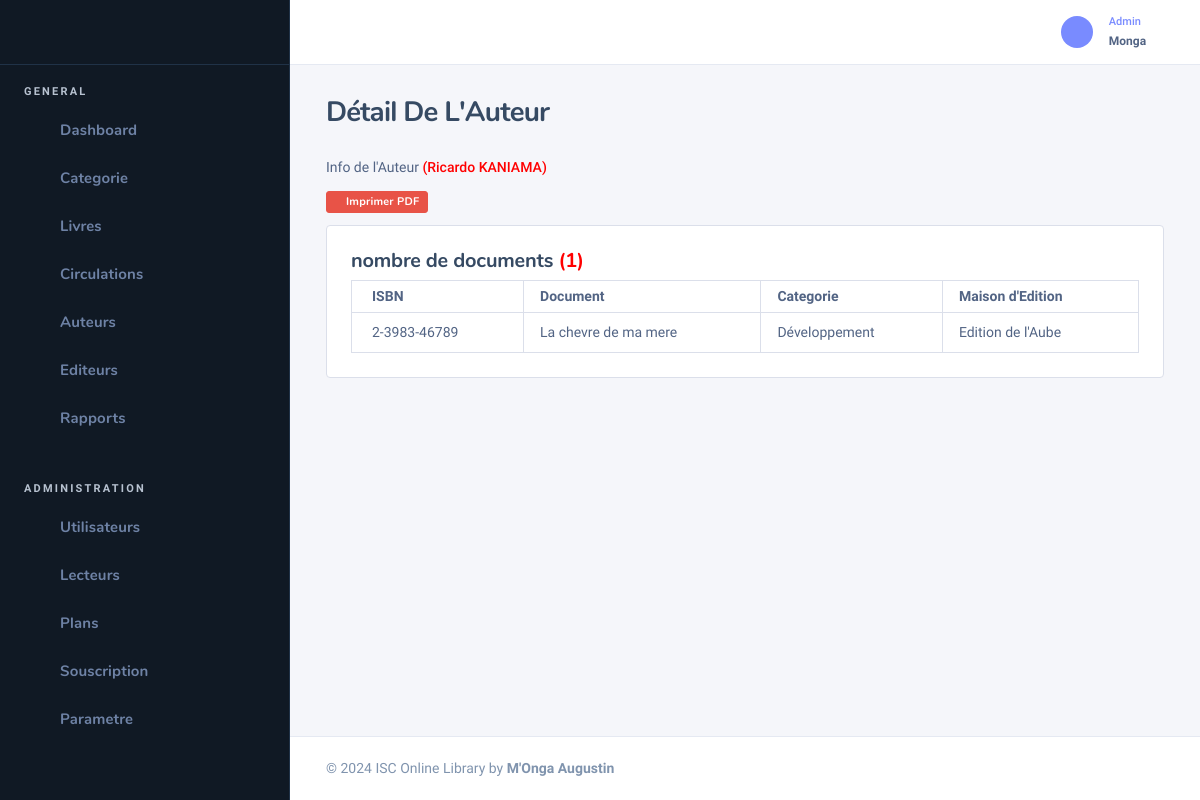
The page /detailA?id=6 (signed in) on the database its author committed.
### tables this page shows
CREATE TABLE `tbl_authors` (
  `id_author` int(11) NOT NULL,
  `names` varchar(20) DEFAULT NULL
);

CREATE TABLE `tbl_books` (
  `id_book` int(11) NOT NULL,
  `titre` varchar(100) DEFAULT NULL,
  `typeDoc` enum('Ouvrage','TFC','Memoire','Rapport de Stage','Projet Tututoré') DEFAULT NULL,
  `isbn` varchar(100) DEFAULT NULL,
  `book_file` varchar(100) DEFAULT NULL,
  `descr` varchar(200) DEFAULT NULL,
  `format` enum('ebook','paper') DEFAULT NULL,
  `qty` int(11) NOT NULL DEFAULT 1,
  `nbr_page` int(11) DEFAULT NULL,
  `edition` varchar(100) DEFAULT NULL,
  `id_author` int(11) DEFAULT NULL,
  `id_genre` int(11) DEFAULT NULL,
  `id_book_language` int(11) DEFAULT NULL,
  `publisher_id` int(11) DEFAULT NULL,
  `created_at` timestamp NOT NULL DEFAULT current_timestamp(),
  `statut` enum('0','1') DEFAULT NULL
);

CREATE TABLE `tbl_genres` (
  `id_genre` int(11) NOT NULL,
  `name` varchar(50) DEFAULT NULL,
  `description` varchar(150) DEFAULT NULL
);

CREATE TABLE `tbl_publishers` (
  `publisher_id` int(11) NOT NULL,
  `name` varchar(50) NOT NULL,
  `lieu` varchar(140) NOT NULL
);

### Models/Admin/book.class.php (called while the page is built, shortened)
<?php
class Book
{
    public function getAuthor($id)
    {
        $db = getConnection();
        $statement = $db->prepare("SELECT * FROM tbl_authors where id_author=?");
        $statement->execute([$id]);
        $tbP =  $statement->fetchObject();
        return $tbP;
    }
    public function getCAuthorBook($id)
    {
        $db = getConnection();
        $statement = $db->prepare("SELECT COUNT(*) as nb  FROM tbl_books as b,tbl_publishers as p, tbl_genres as g, tbl_authors as a, tbl_books_language as bl
        WHERE bl.id_book_language = b.id_book_language and b.id_genre = g.id_genre and b.id_author = a.id_author and p.publisher_id = b.publisher_id and a.id_author=?");
        $statement->execute([$id]);
        $tbP =  $statement->fetchObject();
        return $tbP;
    }
    public function getAuthorBook($id)
    {
        $db = getConnection();
        $statement = $db->prepare("SELECT  id_book,qty, titre, typeDoc, isbn, book_file, descr, format, nbr_page, edition, a.names as auteur, g.name as genre, bl.names as bl, p.name as publisher, b.statut  FROM tbl_books as b,tbl_publishers as p, tbl_genres as g, tbl_authors as a, tbl_books_language as bl
        WHERE bl.id_book_language = b.id_book_language and b.id_genre = g.id_genre and b.id_author = a.id_author and p.publisher_id = b.publisher_id and a.id_author=?");
        $statement->execute([$id]);
        $tbP =  $statement->fetchObject();
        return $tbP;
    }
}

### Vues/Admin/detailA.php (the view, shortened to what this page needs)
<div class="panel-heading">
  Info de l'Auteur <strong style="color:red">(<?=$dat->names?>)</strong>
</div>
<?php if($_SESSION['role']!='Membre'):?>
                    <button class="btn btn-danger pull-right my-2 btn-xs" id="print_aut"><i class="fa fa-file-pdf-o fa-fw"></i> Imprimer PDF</button>
                <?php endif?>
<div class="row-fluid">
  <div class="row">
    <div class="col-md-12 ">
      <div class="card card-bordered card-preview">
        <div class="card-inner">
             <h5>nombre de documents <label style="color:red">(<?=$nb->nb?>)</label></h5>
        <table class="table table-bordered">
                <tr>
                    <th>ISBN</th>
                    <th>Document</th>
                    <th>Categorie</th>
                    <th>Maison d'Edition</th>
                </tr>
                <?php if($nb->nb>0):?>
                <tr>
                <td><?=$data->isbn?></td>
                <td><?=$data->titre?></td>
                    <td><?=$data->genre?></td>
                    <td><?=$data->publisher?></td>
                </tr>
                <?php else:?>
                    <h5>Aucun Document</h5>
                <?php endif?>
            </table>
        </div>
      </div>
    </div>
  </div>
</div>

### rows shown on the page
tbl_authors: names "Ricardo KANIAMA"
tbl_books: isbn "2-3983-46789", titre "La chevre de ma mere", id_genre.name "Développement", publisher.name "Edition de l'Aube"

### other values the page prints
$_SESSION['noms'] "Monga"
$nb->nb "1"
